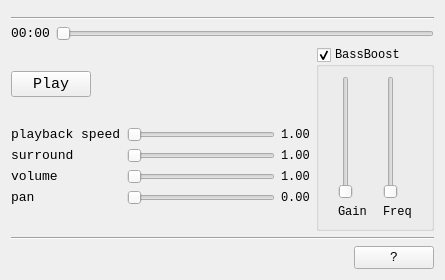
<?xml version="1.0" encoding="UTF-8"?>
<ui version="4.0">
 <class>Widget</class>
 <widget class="QWidget" name="Widget">
  <property name="geometry">
   <rect>
    <x>0</x>
    <y>0</y>
    <width>445</width>
    <height>280</height>
   </rect>
  </property>
  <property name="maximumSize">
   <size>
    <width>16777215</width>
    <height>280</height>
   </size>
  </property>
  <property name="font">
   <font>
    <family>Courier New</family>
   </font>
  </property>
  <property name="windowTitle">
   <string>Widget</string>
  </property>
  <property name="styleSheet">
   <string notr="true"/>
  </property>
  <property name="locale">
   <locale language="English" country="UnitedStates"/>
  </property>
  <layout class="QVBoxLayout" name="verticalLayout">
   <item>
    <widget class="QLabelWithDrag" name="mTitle" native="true">
     <property name="enabled">
      <bool>true</bool>
     </property>
     <property name="maximumSize">
      <size>
       <width>16777215</width>
       <height>27</height>
      </size>
     </property>
     <property name="font">
      <font>
       <family>Courier New</family>
       <pointsize>14</pointsize>
      </font>
     </property>
     <property name="styleSheet">
      <string notr="true"/>
     </property>
     <property name="text" stdset="0">
      <string> Please drag audio file here!</string>
     </property>
    </widget>
   </item>
   <item>
    <widget class="Line" name="line">
     <property name="orientation">
      <enum>Qt::Horizontal</enum>
     </property>
    </widget>
   </item>
   <item>
    <layout class="QHBoxLayout" name="horizontalLayout">
     <item>
      <widget class="QLabel" name="mPosition">
       <property name="font">
        <font>
         <pointsize>10</pointsize>
        </font>
       </property>
       <property name="text">
        <string>00:00</string>
       </property>
      </widget>
     </item>
     <item>
      <widget class="QSlider" name="mPositionSlider">
       <property name="orientation">
        <enum>Qt::Horizontal</enum>
       </property>
      </widget>
     </item>
    </layout>
   </item>
   <item>
    <layout class="QHBoxLayout" name="horizontalLayout_2">
     <item>
      <layout class="QGridLayout" name="gridLayout_3">
       <item row="0" column="0">
        <widget class="QPushButton" name="mPlay">
         <property name="enabled">
          <bool>true</bool>
         </property>
         <property name="maximumSize">
          <size>
           <width>16777215</width>
           <height>16777215</height>
          </size>
         </property>
         <property name="font">
          <font>
           <family>Courier New</family>
           <pointsize>11</pointsize>
          </font>
         </property>
         <property name="text">
          <string>Play</string>
         </property>
        </widget>
       </item>
       <item row="0" column="1">
        <spacer name="horizontalSpacer">
         <property name="orientation">
          <enum>Qt::Horizontal</enum>
         </property>
         <property name="sizeHint" stdset="0">
          <size>
           <width>248</width>
           <height>20</height>
          </size>
         </property>
        </spacer>
       </item>
       <item row="1" column="0" colspan="2">
        <layout class="QGridLayout" name="gridLayout">
         <item row="0" column="0">
          <widget class="QLabel" name="label_3">
           <property name="font">
            <font>
             <family>Courier New</family>
             <pointsize>10</pointsize>
            </font>
           </property>
           <property name="text">
            <string>playback speed</string>
           </property>
          </widget>
         </item>
         <item row="0" column="1">
          <widget class="QSlider" name="mSpeedSlider">
           <property name="orientation">
            <enum>Qt::Horizontal</enum>
           </property>
          </widget>
         </item>
         <item row="0" column="2">
          <widget class="QLabel" name="mSpeedLabel">
           <property name="text">
            <string>1.00</string>
           </property>
          </widget>
         </item>
         <item row="1" column="0">
          <widget class="QLabel" name="label_4">
           <property name="font">
            <font>
             <family>Courier New</family>
             <pointsize>10</pointsize>
            </font>
           </property>
           <property name="text">
            <string>surround</string>
           </property>
          </widget>
         </item>
         <item row="1" column="1">
          <widget class="QSlider" name="mSurroundSlider">
           <property name="orientation">
            <enum>Qt::Horizontal</enum>
           </property>
          </widget>
         </item>
         <item row="1" column="2">
          <widget class="QLabel" name="mSurroundLabel">
           <property name="text">
            <string>1.00</string>
           </property>
          </widget>
         </item>
         <item row="2" column="0">
          <widget class="QLabel" name="label_5">
           <property name="font">
            <font>
             <family>Courier New</family>
             <pointsize>10</pointsize>
            </font>
           </property>
           <property name="text">
            <string>volume</string>
           </property>
          </widget>
         </item>
         <item row="2" column="1">
          <widget class="QSlider" name="mVolumeSlider">
           <property name="orientation">
            <enum>Qt::Horizontal</enum>
           </property>
          </widget>
         </item>
         <item row="2" column="2">
          <widget class="QLabel" name="mVolumeLabel">
           <property name="text">
            <string>1.00</string>
           </property>
          </widget>
         </item>
         <item row="3" column="0">
          <widget class="QLabel" name="label_6">
           <property name="font">
            <font>
             <family>Courier New</family>
             <pointsize>10</pointsize>
            </font>
           </property>
           <property name="text">
            <string>pan</string>
           </property>
          </widget>
         </item>
         <item row="3" column="1">
          <widget class="QSlider" name="mPanSlider">
           <property name="orientation">
            <enum>Qt::Horizontal</enum>
           </property>
          </widget>
         </item>
         <item row="3" column="2">
          <widget class="QLabel" name="mPanLabel">
           <property name="text">
            <string>0.00</string>
           </property>
          </widget>
         </item>
        </layout>
       </item>
      </layout>
     </item>
     <item>
      <widget class="QGroupBox" name="mBassBoostGroup">
       <property name="title">
        <string>BassBoost</string>
       </property>
       <property name="checkable">
        <bool>true</bool>
       </property>
       <layout class="QGridLayout" name="gridLayout_2">
        <item row="0" column="0">
         <widget class="QSlider" name="mBassboostGain">
          <property name="orientation">
           <enum>Qt::Vertical</enum>
          </property>
         </widget>
        </item>
        <item row="1" column="0">
         <widget class="QLabel" name="label">
          <property name="text">
           <string>Gain</string>
          </property>
         </widget>
        </item>
        <item row="1" column="1">
         <widget class="QLabel" name="label_2">
          <property name="text">
           <string>Freq</string>
          </property>
         </widget>
        </item>
        <item row="0" column="1">
         <widget class="QSlider" name="mBassBoostFreq">
          <property name="orientation">
           <enum>Qt::Vertical</enum>
          </property>
         </widget>
        </item>
       </layout>
      </widget>
     </item>
    </layout>
   </item>
   <item>
    <widget class="Line" name="line_2">
     <property name="orientation">
      <enum>Qt::Horizontal</enum>
     </property>
    </widget>
   </item>
   <item>
    <layout class="QHBoxLayout" name="horizontalLayout_4">
     <item>
      <spacer name="horizontalSpacer_2">
       <property name="orientation">
        <enum>Qt::Horizontal</enum>
       </property>
       <property name="sizeHint" stdset="0">
        <size>
         <width>40</width>
         <height>20</height>
        </size>
       </property>
      </spacer>
     </item>
     <item>
      <widget class="QPushButton" name="mAbout">
       <property name="font">
        <font>
         <family>Courier New</family>
         <pointsize>10</pointsize>
        </font>
       </property>
       <property name="text">
        <string>?</string>
       </property>
      </widget>
     </item>
    </layout>
   </item>
  </layout>
 </widget>
 <customwidgets>
  <customwidget>
   <class>QLabelWithDrag</class>
   <extends>QWidget</extends>
   <header>qlabelwithdrag.h</header>
  </customwidget>
 </customwidgets>
 <resources/>
 <connections/>
</ui>
